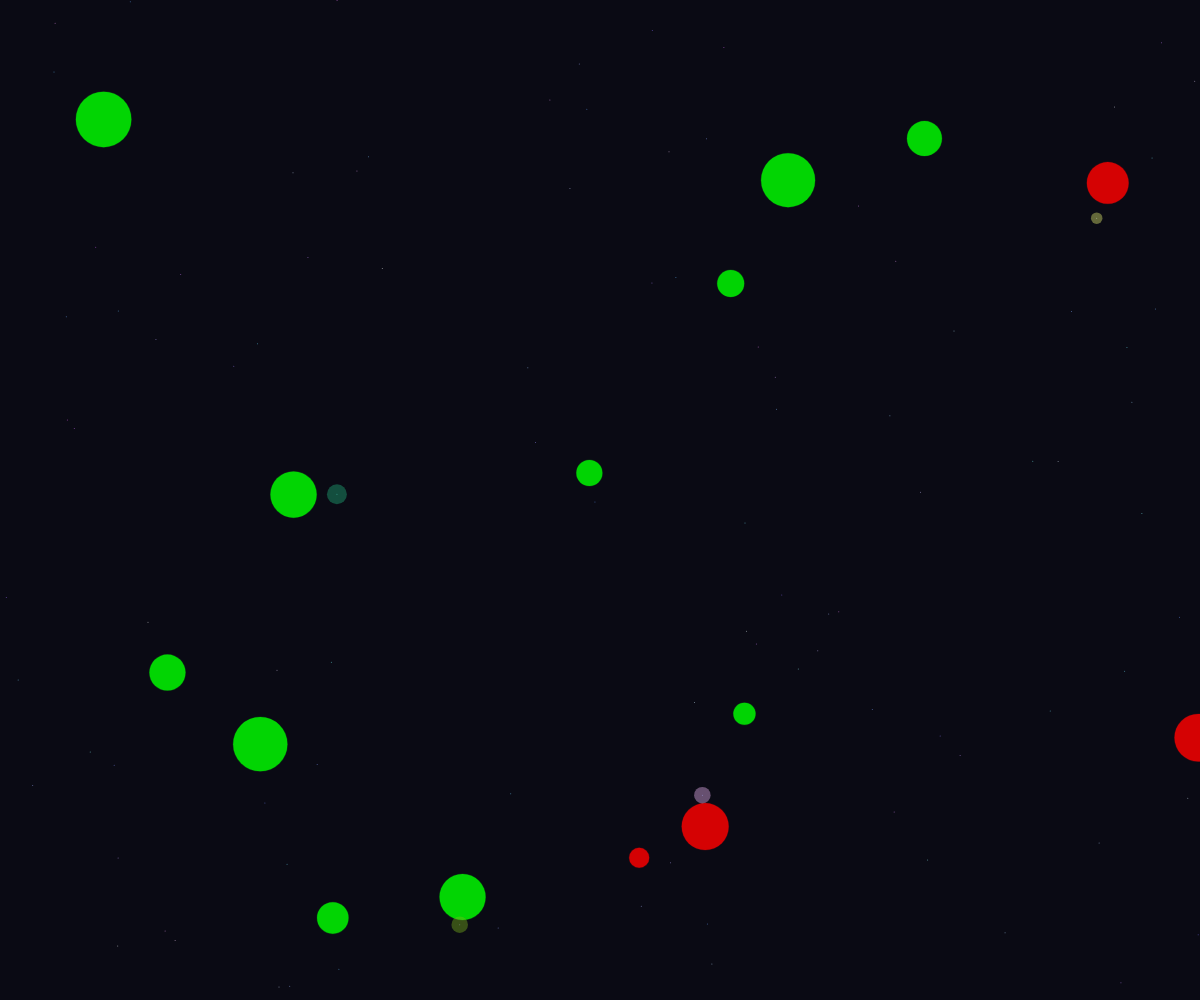
Frame 1 (no input)
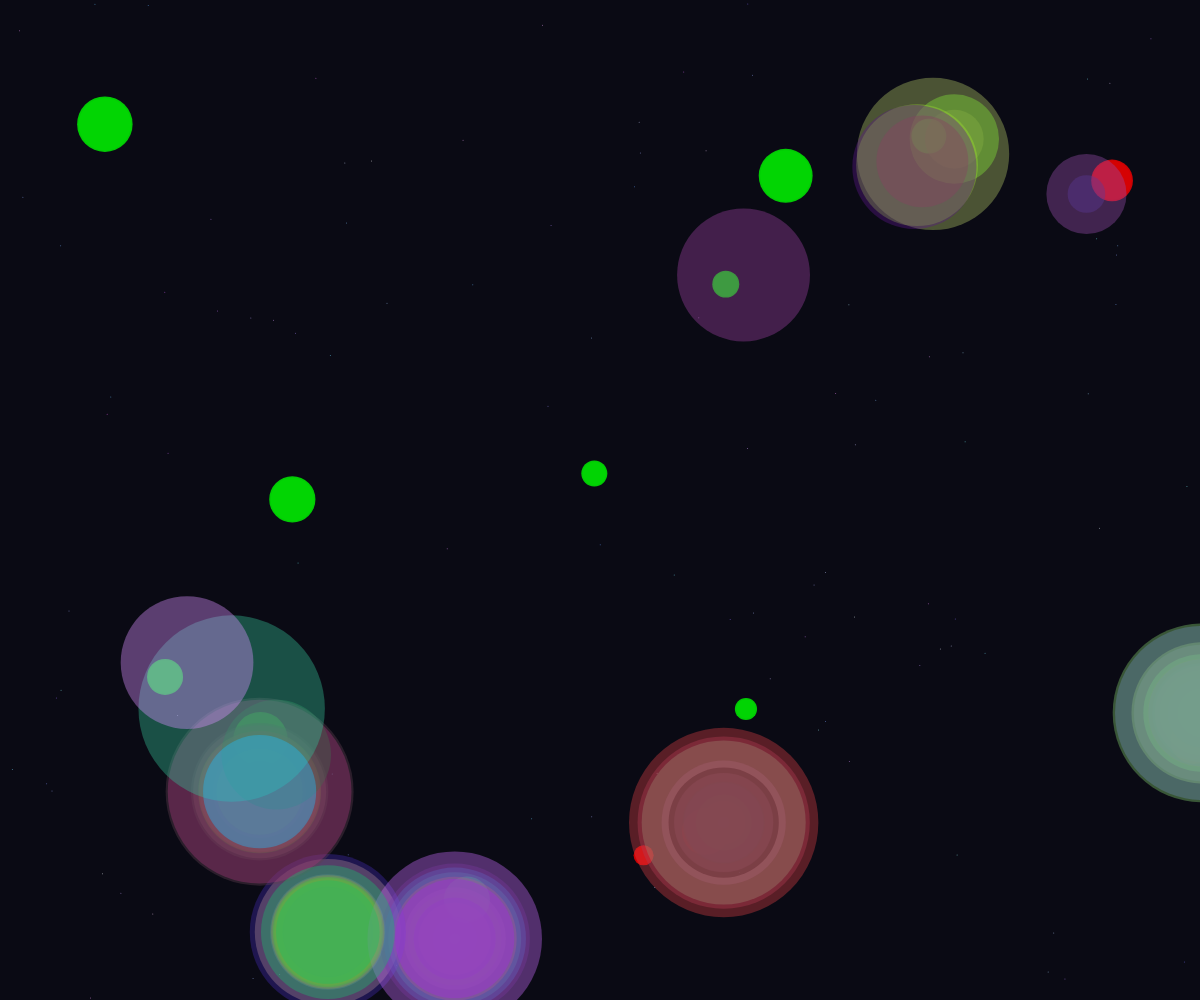
Frame 60 (no input)
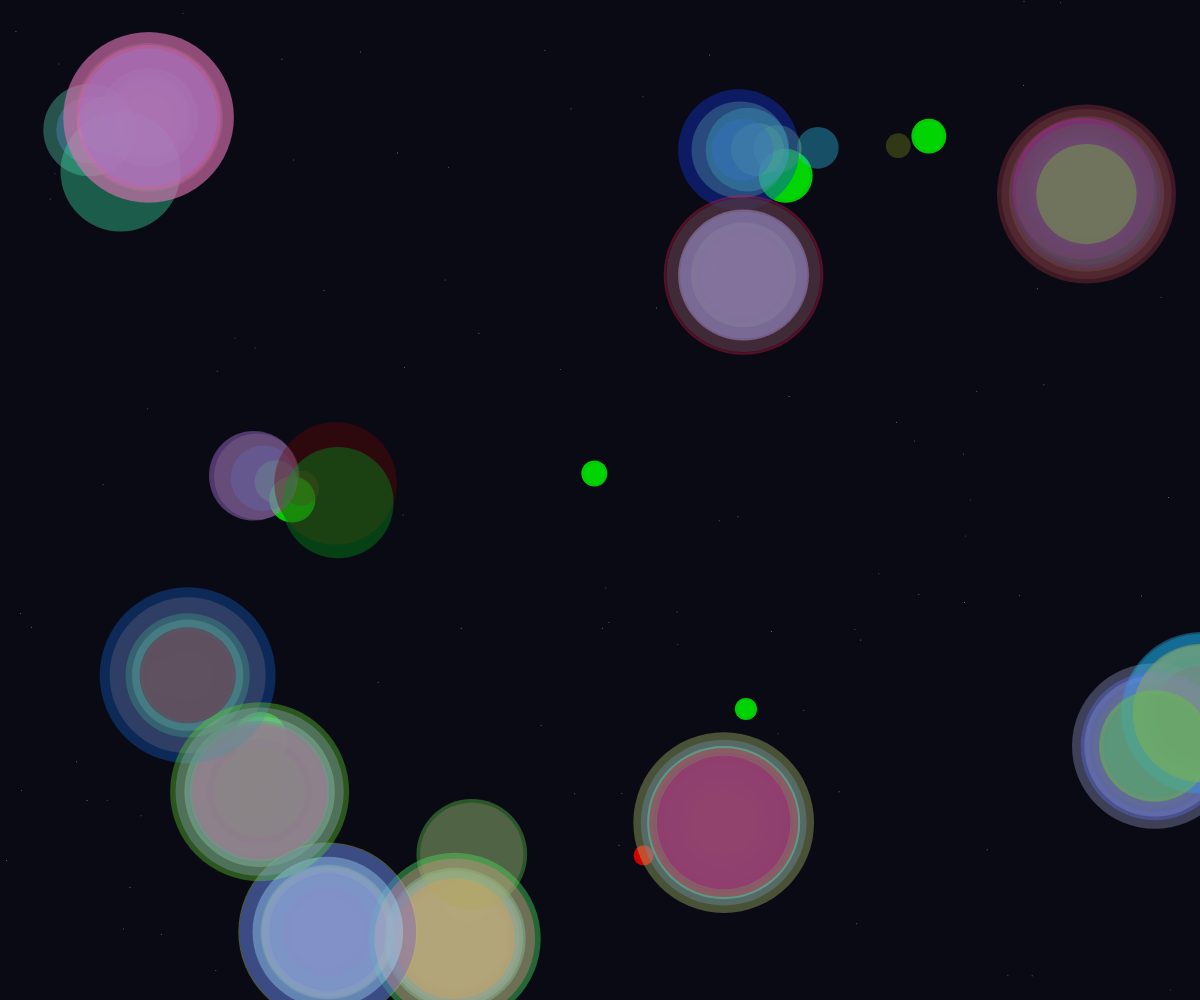
Frame 120 (the mouse pressed at the canvas centre since frame 60)

The p5.js sketch that drew these frames (run headless with seeded random() and noise() and a simulated clock; from frame 60 on, the mouse is pressed at the canvas centre):

// p5.js sketch
// ── sketch.js
let lines = [];
let nodes = [];
let glows = [];
let time = 0;

class Line {
  constructor() {
    this.pos = createVector(random(width), random(height));
    this.vel = p5.Vector.random2D().mult(random(0.5, 2));
    this.life = random(100, 300);
    this.color = color(random(100, 255), random(100, 255), 255, 150);
  }

  update() {
    this.pos.add(this.vel);
    this.life--;
    if (this.pos.x < 0 || this.pos.x > width || this.pos.y < 0 || this.pos.y > height) {
      this.vel.mult(-1);
    }
  }

  draw() {
    stroke(this.color);
    point(this.pos.x, this.pos.y);
  }

  checkNode(node) {
    let d = dist(this.pos.x, this.pos.y, node.pos.x, node.pos.y);
    if (d < node.radius * 2) {
      return true;
    }
    return false;
  }
}

class Node {
  constructor() {
    this.pos = createVector(random(width), random(height));
    this.radius = random(10, 30);
    this.color = random() > 0.5 ? color(255, 0, 0, 200) : color(0, 255, 0, 200);
    this.pulse = 0;
  }

  draw() {
    noStroke();
    fill(this.color);
    ellipse(this.pos.x, this.pos.y, this.radius * 2);
    // Pulsing effect
    this.pulse += 0.1;
    let pulseRadius = this.radius + sin(this.pulse) * 5;
    fill(this.color.levels[0], this.color.levels[1], this.color.levels[2], 50);
    ellipse(this.pos.x, this.pos.y, pulseRadius * 2);
  }
}

class Glow {
  constructor(x, y) {
    this.pos = createVector(x, y);
    this.radius = 0;
    this.maxRadius = random(50, 100);
    this.life = 30;
    this.color = color(random(255), random(255), random(255), 100);
  }

  update() {
    this.radius += (this.maxRadius - this.radius) * 0.1;
    this.life--;
  }

  draw() {
    noStroke();
    fill(this.color);
    ellipse(this.pos.x, this.pos.y, this.radius * 2);
  }
}

function setup() {
  createCanvas(windowWidth, windowHeight);
  colorMode(RGB);
  noCursor();

  // Create initial lines
  for (let i = 0; i < 100; i++) {
    lines.push(new Line());
  }

  // Create nodes
  for (let i = 0; i < 15; i++) {
    nodes.push(new Node());
  }
}

function draw() {
  background(10, 10, 20);

  time++;

  // Update and draw lines
  for (let i = lines.length - 1; i >= 0; i--) {
    let line = lines[i];
    line.update();
    line.draw();

    // Check node interaction
    for (let node of nodes) {
      if (line.checkNode(node)) {
        // Trigger flare effect
        glows.push(new Glow(line.pos.x, line.pos.y));
        // Intensify the line
        line.vel.mult(2);
        break;
      }
    }

    // Remove dead lines
    if (line.life <= 0) {
      lines.splice(i, 1);
    }
  }

  // Add new lines occasionally
  if (random() < 0.05) {
    lines.push(new Line());
  }

  // Update and draw nodes
  for (let node of nodes) {
    node.draw();
  }

  // Update and draw glows
  for (let i = glows.length - 1; i >= 0; i--) {
    let glow = glows[i];
    glow.update();
    glow.draw();

    if (glow.life <= 0) {
      glows.splice(i, 1);
    }
  }

  // Add some movement to nodes occasionally
  if (random() < 0.01) {
    for (let node of nodes) {
      node.pos.add(p5.Vector.random2D().mult(5));
      node.pos.x = constrain(node.pos.x, 0, width);
      node.pos.y = constrain(node.pos.y, 0, height);
    }
  }
}

function windowResized() {
  resizeCanvas(windowWidth, windowHeight);
}
